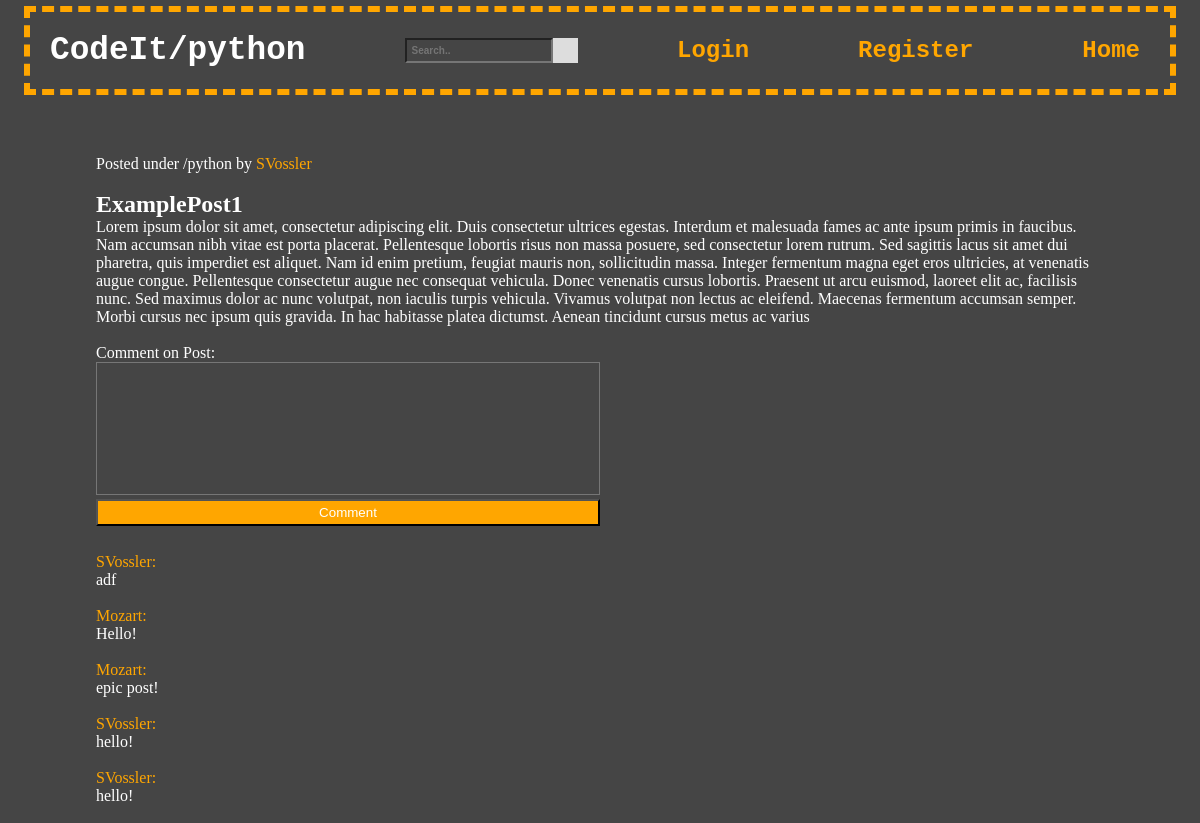
The page /post?post_id=1 on the database its author committed.
### tables this page shows
CREATE TABLE ForumPost(
        PostId INTEGER PRIMARY KEY NOT NULL,
        PostedBy TEXT NOT NULL,
        PostTitle TEXT NOT NULL,
        PostContent TEXT NOT NULL,
        PostSubForum TEXT NOT NULL,
        Upvotes INTEGER NOT NULL,
        Downvotes INTEGER NOT NULL
    );

### run.py (the view)
@app.route("/post")
def post():
    id = request.args.get('post_id')
    con = sql.connect("ForumPosts.db")
    con.row_factory = sql.Row
    cur = con.cursor()
    sql_select_query = """select * from ForumPost WHERE\
        PostId = ?"""
    cur.execute(sql_select_query, (id,))
    post = cur.fetchone()
    con.close()
    postDict = None
    if post:
        postDict = {
            "postId": post[0],
            "postedBy": post[1],
            "title": post[2],
            "content": post[3],
            "subforum": post[4]
        }
    con = sql.connect("PostComments.db")
    con.row_factory = sql.Row
    cur = con.cursor()
    sql_select_query = """select * from PostComment where\
        PostId = ?"""
    cur.execute(sql_select_query, (id,))
    comments = cur.fetchall()
    print(comments)
    con.close()
    return render_template('post.html',
            postDict = postDict, comments=comments )

### templates/post.html (shortened to what this page needs)
<!DOCTYPE html>
<html lang="en">
<head>
    <link href="../static/post.css" rel="stylesheet">
</head>
<body>
    <nav class="nav-bar">
        <div class="forum-logo">
          <h3>CodeIt/{{postDict['subforum']}}</h3>
        </div>
        <div class="search-container">
          <form action="/index">
            <input type="text" placeholder="Search.." name="search">
            <button type="submit"></button>
          </form>
        </div>
        {% if not session['logged_in'] %}
          <a href="/login-clicked">Login</a>
          <a href="/register">Register</a>
        {% endif %}
        <a href="/index">Home</a>
    </nav>
    <div class="post-container">
      <header>
        <p>Posted under /{{postDict["subforum"]}} by <a href="{{url_for('profile', posted_by=postDict['postedBy'])}}">{{postDict["postedBy"]}}</a> </p> <br />
        <h2>{{postDict["title"]}}</h2>
      </header>
      <article>
        <p>{{postDict["content"]}}</p> <br />
      </article>
      <footer>
        <p>Comment on Post:
          </p>
        <div class="comment-input-container">
          <form action="{{ url_for('comment_submit', post_id=postDict['postId']) }}" method="post">
            <textarea class="comment-input" name="comment-content"></textarea>
            <input class="button" type="submit" value="Comment" />
          </form>
        </div>
        <br/>
        <br/>
        <br/>
        {% for comment in comments %}
            <a href="{{url_for('profile', posted_by=comment['CommentedBy'])}}">{{comment["CommentedBy"]}}:</a>
            <p>{{ comment["CommentContent"]  }}</p> <br/>
        {% endfor %}
      </footer>
    </div>
</body>
</html>

### static/post.css (style rules this page uses)
* { margin: 0; padding: 0; background-color: rgb(69, 69, 69); }
.nav-bar { background-color: rgb(69, 69, 69); color: #fff; font-family: "Courier New", "Lucida Console", Monaco, Consolas, monospace; display: flex; flex-wrap: wrap; justify-content: space-between; align-items: center; margin-top: 0.5%; margin-bottom: 5%; margin-right: 2%; margin-left: 2%; padding: 20px; border: 0.75ex dashed hsl(39, 100%, 50%); }
.forum-logo { font-size: 28px; display: flex; align-items: center; }
.nav-bar .search-container { border: none; }
.nav-bar input[type=text] { font-size: 10px; font-weight: bold; padding: 5px; }
.nav-bar .search-container button { float: right; padding: 12.75px; background: #ddd; font-size: 10px; border: none; cursor: pointer; }
nav a { font-size: 24px; margin-right: 10px; color: hsl(39, 100%, 50%); font-weight: bold; }
a:link { text-decoration: none; }
.post-container { color: #fff; margin-right: 8%; margin-left: 8%; }
header a, footer a { color: hsl(39, 100%, 50%); }
.comment-input { width: 50%; height: 10em; box-sizing: border-box; resize: none; color: #fff; }
.button { height: 2em; width: 50%; margin-right: 50%; background-color:hsl(39, 100%, 50%); color: #fff; float: right; }

### rows shown on the page
ForumPost: subforum "python", postedBy "SVossler", title "ExamplePost1", content "Lorem ipsum dolor sit amet, consectetur adipiscing elit. Duis consectetur ultrices egestas. Interdum et malesuada fames ac ante ipsum primis in faucibus. Nam accumsan nibh vitae est porta placerat. Pellentesque lobortis risus non massa posuere, sed consectetur lorem rutrum. Sed sagittis lacus sit amet dui pharetra, quis imperdiet est aliquet. Nam id enim pretium, feugiat mauris non, sollicitudin massa. Integer fermentum magna eget eros ultricies, at venenatis augue congue. Pellentesque consectetur augue nec consequat vehicula. Donec venenatis cursus lobortis. Praesent ut arcu euismod, laoreet elit ac, facilisis nunc. Sed maximus dolor ac nunc volutpat, non iaculis turpis vehicula. Vivamus…"

### other values the page prints
{{ comment["CommentedBy"] }} "SVossler" "Mozart" "Mozart" "SVossler" "SVossler"
{{ comment["CommentContent"] }} "adf" "Hello!" "epic post!" "hello!" "hello!"
